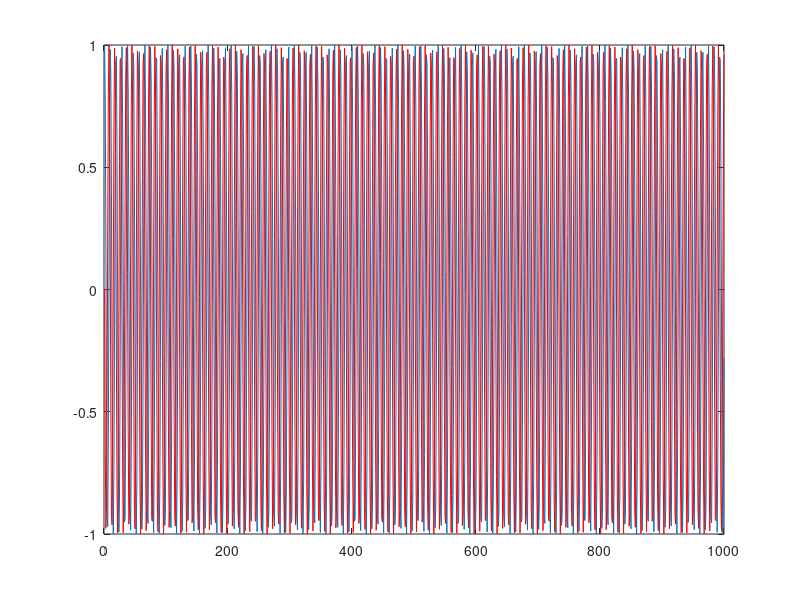
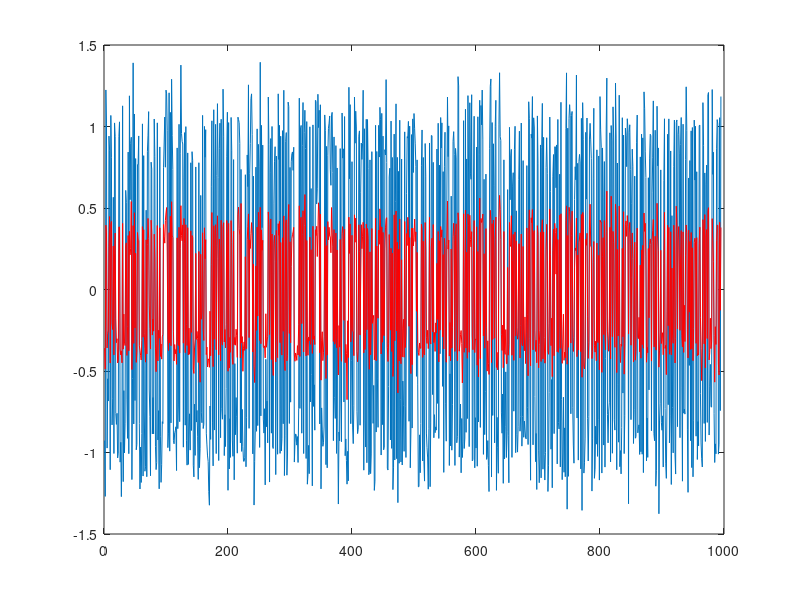
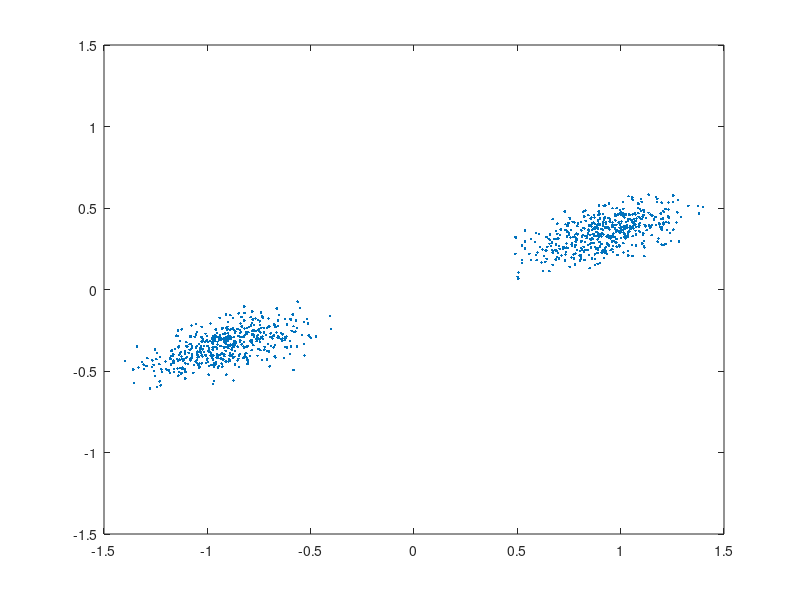

Write the MATLAB code that produced these figures, in order. (Note: this script raises an error after producing the figures.)
% DMT Simulation
% AWGN channel
%
% This is an example of DMT modulation. The cyclic prefix is 
%

%% Parameters

% Number of Symbol Periods for Filter Design
K = 6;
% Oversampling Factor/FFT Size
L = 256;
% Noise Std. Dev.
sigma = 0.1;
% Cyclic Prefix Length
Ncp = 20;
% Number of Active Subcarriers (Centered at DC)
Na = 64;
% Number of symbols to transmit
Ns = 1000;
% Frequency offset normalized to the subcarrier spacing (1 / L)
delta_f = 0.1;

%% Generate symbol sequence
active = zeros(L, 1);
if mod(Na, 2) == 1
    active(1:(Na-1)/2)
    active(L-(Na-1)/2:L) = 1.0;
else
    active(1:Na/2) = 1.0;
    active(L-Na/2+1:L) = 1.0;
end

s = zeros(Ns*L, 1);
stemp = zeros(L, 1);
for index = 1:Ns
    stemp(active > 0) = sign(randn(Na, 1));
    s(1+(index-1)*L:index*L) = stemp;
end

%% IFFT + CP
x = zeros(L*Ns, 1);
for index = 1:Ns
    S = sqrt(L) * ifft(s((index - 1)*L + 1:index*L));
    x((index - 1)*(L + Ncp) + Ncp + 1:index*(L + Ncp)) = S;
    x((index - 1)*(L + Ncp) + 1:(index - 1)*(L + Ncp) + Ncp) = S(L-Ncp+1:L);
end

%% Channel Model
v = sigma * (randn(size(x)) + 1j*randn(size(x))) / sqrt(2);
y = x .* exp(2j*pi*delta_f/L*(0:length(x)-1).') + v;

% figure()
% plot(real(x)); hold on;
% plot(imag(x), 'r'); hold off;
% figure()
% plot(real(y)); hold on;
% plot(imag(y), 'r'); hold off;

%% FFT + CP Removal (RX)
z = zeros(Ns, L);
for index = 1:Ns
    Xz = fft(y((index - 1)*(L + Ncp) + Ncp + 1:index*(L + Ncp))) / sqrt(L);
    z(index, :) = Xz;
end

demod = repmat(exp(-2j*pi*delta_f*(L + Ncp)/L*(0:Ns-1).'), 1, L);
z = z .* demod;
figure()
plot(real(demod(:,1))); hold on;
plot(imag(demod(:,1)), 'r')

figure()
plot(real(z(K:end,1))); hold on;
plot(imag(z(K:end,1)), 'r'); hold off;

figure()
plot(real(z(K:end,2)), imag(z(K:end,2)), '.');
xlim([-1.5, 1.5])
ylim([-1.5, 1.5])

figure()
[Y, freq] = pmtm(y);
plot((freq - pi) / (2*pi), 20*log10(abs(fftshift(Y))))
